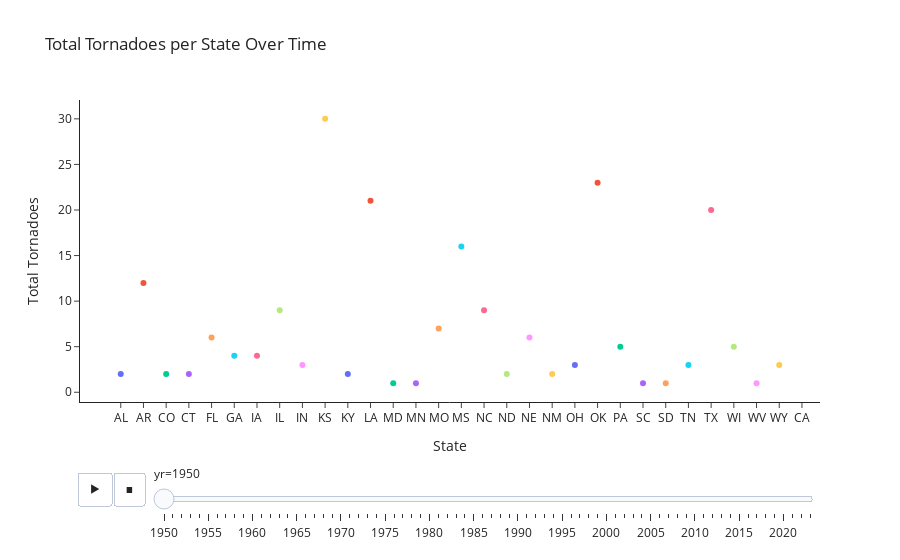

Notebook code for this chart:
### Markdown cell above
create animated bubble chart

### Code cell
fig = px.scatter (
    tornado_data, 
    x = "st", 
    y = "total_tornadoes", 
    color = "st", 
    animation_frame = "yr", 
    size_max = 40, 
    title = "Total Tornadoes per State Over Time", 
    labels = {"st": "State", "total_tornadoes": "Total Tornadoes"}
)

fig.update_layout (
    xaxis = dict(title = "State"), 
    yaxis = dict(title = "Total Tornadoes"), 
    showlegend = False, 
    template = "simple_white"
)

### Figure 1 — Plotly figure (JSON) as saved in the notebook; plotly's stock layout.template omitted (floating-point values rounded to 4 significant figures)
{"data": [{"hovertemplate": "State=%{x}<br>yr=1950<br>Total Tornadoes=%{y}<extra></extra>", "legendgroup": "AL", "marker": {"color": "#636efa", "symbol": "circle"}, "mode": "markers", "name": "AL", "orientation": "v", "showlegend": true, "type": "scatter", "x": ["AL"], "xaxis": "x", "y": [2], "yaxis": "y"}, {"hovertemplate": "State=%{x}<br>yr=1950<br>Total Tornadoes=%{y}<extra></extra>", "legendgroup": "AR", "marker": {"color": "#EF553B", "symbol": "circle"}, "mode": "markers", "name": "AR", "orientation": "v", "showlegend": true, "type": "scatter", "x": ["AR"], "xaxis": "x", "y": [12], "yaxis": "y"}, {"hovertemplate": "State=%{x}<br>yr=1950<br>Total Tornadoes=%{y}<extra></extra>", "legendgroup": "CO", "marker": {"color": "#00cc96", "symbol": "circle"}, "mode": "markers", "name": "CO", "orientation": "v", "showlegend": true, "type": "scatter", "x": ["CO"], "xaxis": "x", "y": [2], "yaxis": "y"}, {"hovertemplate": "State=%{x}<br>yr=1950<br>Total Tornadoes=%{y}<extra></extra>", "legendgroup": "CT", "marker": {"color": "#ab63fa", "symbol": "circle"}, "mode": "markers", "name": "CT", "orientation": "v", "showlegend": true, "type": "scatter", "x": ["CT"], "xaxis": "x", "y": [2], "yaxis": "y"}, {"hovertemplate": "State=%{x}<br>yr=1950<br>Total Tornadoes=%{y}<extra></extra>", "legendgroup": "FL", "marker": {"color": "#FFA15A", "symbol": "circle"}, "mode": "markers", "name": "FL", "orientation": "v", "showlegend": true, "type": "scatter", "x": ["FL"], "xaxis": "x", "y": [6], "yaxis": "y"}, {"hovertemplate": "State=%{x}<br>yr=1950<br>Total Tornadoes=%{y}<extra></extra>", "legendgroup": "GA", "marker": {"color": "#19d3f3", "symbol": "circle"}, "mode": "markers", "name": "GA", "orientation": "v", "showlegend": true, "type": "scatter", "x": ["GA"], "xaxis": "x", "y": [4], "yaxis": "y"}, {"hovertemplate": "State=%{x}<br>yr=1950<br>Total Tornadoes=%{y}<extra></extra>", "legendgroup": "IA", "marker": {"color": "#FF6692", "symbol": "circle"}, "mode": "markers", "name": "IA", "orientation": "v", "showlegend": true, "type": "scatter", "x": ["IA"], "xaxis": "x", "y": [4], "yaxis": "y"}, {"hovertemplate": "State=%{x}<br>yr=1950<br>Total Tornadoes=%{y}<extra></extra>", "legendgroup": "IL", "marker": {"color": "#B6E880", "symbol": "circle"}, "mode": "markers", "name": "IL", "orientation": "v", "showlegend": true, "type": "scatter", "x": ["IL"], "xaxis": "x", "y": [9], "yaxis": "y"}, {"hovertemplate": "State=%{x}<br>yr=1950<br>Total Tornadoes=%{y}<extra></extra>", "legendgroup": "IN", "marker": {"color": "#FF97FF", "symbol": "circle"}, "mode": "markers", "name": "IN", "orientation": "v", "showlegend": true, "type": "scatter", "x": ["IN"], "xaxis": "x", "y": [3], "yaxis": "y"}, {"hovertemplate": "State=%{x}<br>yr=1950<br>Total Tornadoes=%{y}<extra></extra>", "legendgroup": "KS", "marker": {"color": "#FECB52", "symbol": "circle"}, "mode": "markers", "name": "KS", "orientation": "v", "showlegend": true, "type": "scatter", "x": ["KS"], "xaxis": "x", "y": [30], "yaxis": "y"}, {"hovertemplate": "State=%{x}<br>yr=1950<br>Total Tornadoes=%{y}<extra></extra>", "legendgroup": "KY", "marker": {"color": "#636efa", "symbol": "circle"}, "mode": "markers", "name": "KY", "orientation": "v", "showlegend": true, "type": "scatter", "x": ["KY"], "xaxis": "x", "y": [2], "yaxis": "y"}, {"hovertemplate": "State=%{x}<br>yr=1950<br>Total Tornadoes=%{y}<extra></extra>", "legendgroup": "LA", "marker": {"color": "#EF553B", "symbol": "circle"}, "mode": "markers", "name": "LA", "orientation": "v", "showlegend": true, "type": "scatter", "x": ["LA"], "xaxis": "x", "y": [21], "yaxis": "y"}, {"hovertemplate": "State=%{x}<br>yr=1950<br>Total Tornadoes=%{y}<extra></extra>", "legendgroup": "MD", "marker": {"color": "#00cc96", "symbol": "circle"}, "mode": "markers", "name": "MD", "orientation": "v", "showlegend": true, "type": "scatter", "x": ["MD"], "xaxis": "x", "y": [1], "yaxis": "y"}, {"hovertemplate": "State=%{x}<br>yr=1950<br>Total Tornadoes=%{y}<extra></extra>", "legendgroup": "MN", "marker": {"color": "#ab63fa", "symbol": "circle"}, "mode": "markers", "name": "MN", "orientation": "v", "showlegend": true, "type": "scatter", "x": ["MN"], "xaxis": "x", "y": [1], "yaxis": "y"}, {"hovertemplate": "State=%{x}<br>yr=1950<br>Total Tornadoes=%{y}<extra></extra>", "legendgroup": "MO", "marker": {"color": "#FFA15A", "symbol": "circle"}, "mode": "markers", "name": "MO", "orientation": "v", "showlegend": true, "type": "scatter", "x": ["MO"], "xaxis": "x", "y": [7], "yaxis": "y"}, {"hovertemplate": "State=%{x}<br>yr=1950<br>Total Tornadoes=%{y}<extra></extra>", "legendgroup": "MS", "marker": {"color": "#19d3f3", "symbol": "circle"}, "mode": "markers", "name": "MS", "orientation": "v", "showlegend": true, "type": "scatter", "x": ["MS"], "xaxis": "x", "y": [16], "yaxis": "y"}, {"hovertemplate": "State=%{x}<br>yr=1950<br>Total Tornadoes=%{y}<extra></extra>", "legendgroup": "NC", "marker": {"color": "#FF6692", "symbol": "circle"}, "mode": "markers", "name": "NC", "orientation": "v", "showlegend": true, "type": "scatter", "x": ["NC"], "xaxis": "x", "y": [9], "yaxis": "y"}, {"hovertemplate": "State=%{x}<br>yr=1950<br>Total Tornadoes=%{y}<extra></extra>", "legendgroup": "ND", "marker": {"color": "#B6E880", "symbol": "circle"}, "mode": "markers", "name": "ND", "orientation": "v", "showlegend": true, "type": "scatter", "x": ["ND"], "xaxis": "x", "y": [2], "yaxis": "y"}, {"hovertemplate": "State=%{x}<br>yr=1950<br>Total Tornadoes=%{y}<extra></extra>", "legendgroup": "NE", "marker": {"color": "#FF97FF", "symbol": "circle"}, "mode": "markers", "name": "NE", "orientation": "v", "showlegend": true, "type": "scatter", "x": ["NE"], "xaxis": "x", "y": [6], "yaxis": "y"}, {"hovertemplate": "State=%{x}<br>yr=1950<br>Total Tornadoes=%{y}<extra></extra>", "legendgroup": "NM", "marker": {"color": "#FECB52", "symbol": "circle"}, "mode": "markers", "name": "NM", "orientation": "v", "showlegend": true, "type": "scatter", "x": ["NM"], "xaxis": "x", "y": [2], "yaxis": "y"}, {"hovertemplate": "State=%{x}<br>yr=1950<br>Total Tornadoes=%{y}<extra></extra>", "legendgroup": "OH", "marker": {"color": "#636efa", "symbol": "circle"}, "mode": "markers", "name": "OH", "orientation": "v", "showlegend": true, "type": "scatter", "x": ["OH"], "xaxis": "x", "y": [3], "yaxis": "y"}, {"hovertemplate": "State=%{x}<br>yr=1950<br>Total Tornadoes=%{y}<extra></extra>", "legendgroup": "OK", "marker": {"color": "#EF553B", "symbol": "circle"}, "mode": "markers", "name": "OK", "orientation": "v", "showlegend": true, "type": "scatter", "x": ["OK"], "xaxis": "x", "y": [23], "yaxis": "y"}, {"hovertemplate": "State=%{x}<br>yr=1950<br>Total Tornadoes=%{y}<extra></extra>", "legendgroup": "PA", "marker": {"color": "#00cc96", "symbol": "circle"}, "mode": "markers", "name": "PA", "orientation": "v", "showlegend": true, "type": "scatter", "x": ["PA"], "xaxis": "x", "y": [5], "yaxis": "y"}, {"hovertemplate": "State=%{x}<br>yr=1950<br>Total Tornadoes=%{y}<extra></extra>", "legendgroup": "SC", "marker": {"color": "#ab63fa", "symbol": "circle"}, "mode": "markers", "name": "SC", "orientation": "v", "showlegend": true, "type": "scatter", "x": ["SC"], "xaxis": "x", "y": [1], "yaxis": "y"}, {"hovertemplate": "State=%{x}<br>yr=1950<br>Total Tornadoes=%{y}<extra></extra>", "legendgroup": "SD", "marker": {"color": "#FFA15A", "symbol": "circle"}, "mode": "markers", "name": "SD", "orientation": "v", "showlegend": true, "type": "scatter", "x": ["SD"], "xaxis": "x", "y": [1], "yaxis": "y"}, {"hovertemplate": "State=%{x}<br>yr=1950<br>Total Tornadoes=%{y}<extra></extra>", "legendgroup": "TN", "marker": {"color": "#19d3f3", "symbol": "circle"}, "mode": "markers", "name": "TN", "orientation": "v", "showlegend": true, "type": "scatter", "x": ["TN"], "xaxis": "x", "y": [3], "yaxis": "y"}, {"hovertemplate": "State=%{x}<br>yr=1950<br>Total Tornadoes=%{y}<extra></extra>", "legendgroup": "TX", "marker": {"color": "#FF6692", "symbol": "circle"}, "mode": "markers", "name": "TX", "orientation": "v", "showlegend": true, "type": "scatter", "x": ["TX"], "xaxis": "x", "y": [20], "yaxis": "y"}, {"hovertemplate": "State=%{x}<br>yr=1950<br>Total Tornadoes=%{y}<extra></extra>", "legendgroup": "WI", "marker": {"color": "#B6E880", "symbol": "circle"}, "mode": "markers", "name": "WI", "orientation": "v", "showlegend": true, "type": "scatter", "x": ["WI"], "xaxis": "x", "y": [5], "yaxis": "y"}, {"hovertemplate": "State=%{x}<br>yr=1950<br>Total Tornadoes=%{y}<extra></extra>", "legendgroup": "WV", "marker": {"color": "#FF97FF", "symbol": "circle"}, "mode": "markers", "name": "WV", "orientation": "v", "showlegend": true, "type": "scatter", "x": ["WV"], "xaxis": "x", "y": [1], "yaxis": "y"}, {"hovertemplate": "State=%{x}<br>yr=1950<br>Total Tornadoes=%{y}<extra></extra>", "legendgroup": "WY", "marker": {"color": "#FECB52", "symbol": "circle"}, "mode": "markers", "name": "WY", "orientation": "v", "showlegend": true, "type": "scatter", "x": ["WY"], "xaxis": "x", "y": [3], "yaxis": "y"}], "layout": {"legend": {"title": {"text": "State"}, "tracegroupgap": 0}, "showlegend": false, "sliders": [{"active": 0, "currentvalue": {"prefix": "yr="}, "len": 0.9, "pad": {"b": 10, "t": 60}, "steps": [{"args": [["1950"], {"frame": {"duration": 0, "redraw": false}, "fromcurrent": true, "mode": "immediate", "transition": {"duration": 0, "easing": "linear"}}], "label": "1950", "method": "animate"}, {"args": [["1951"], {"frame": {"duration": 0, "redraw": false}, "fromcurrent": true, "mode": "immediate", "transition": {"duration": 0, "easing": "linear"}}], "label": "1951", "method": "animate"}, {"args": [["1952"], {"frame": {"duration": 0, "redraw": false}, "fromcurrent": true, "mode": "immediate", "transition": {"duration": 0, "easing": "linear"}}], "label": "1952", "method": "animate"}, {"args": [["1953"], {"frame": {"duration": 0, "redraw": false}, "fromcurrent": true, "mode": "immediate", "transition": {"duration": 0, "easing": "linear"}}], "label": "1953", "method": "animate"}, {"args": [["1954"], {"frame": {"duration": 0, "redraw": false}, "fromcurrent": true, "mode": "immediate", "transition": {"duration": 0, "easing": "linear"}}], "label": "1954", "method": "animate"}, {"args": [["1955"], {"frame": {"duration": 0, "redraw": false}, "fromcurrent": true, "mode": "immediate", "transition": {"duration": 0, "easing": "linear"}}], "label": "1955", "method": "animate"}, {"args": [["1956"], {"frame": {"duration": 0, "redraw": false}, "fromcurrent": true, "mode": "immediate", "transition": {"duration": 0, "easing": "linear"}}], "label": "1956", "method": "animate"}, {"args": [["1957"], {"frame": {"duration": 0, "redraw": false}, "fromcurrent": true, "mode": "immediate", "transition": {"duration": 0, "easing": "linear"}}], "label": "1957", "method": "animate"}, {"args": [["1958"], {"frame": {"duration": 0, "redraw": false}, "fromcurrent": true, "mode": "immediate", "transition": {"duration": 0, "easing": "linear"}}], "label": "1958", "method": "animate"}, {"args": [["1959"], {"frame": {"duration": 0, "redraw": false}, "fromcurrent": true, "mode": "immediate", "transition": {"duration": 0, "easing": "linear"}}], "label": "1959", "method": "animate"}, {"args": [["1960"], {"frame": {"duration": 0, "redraw": false}, "fromcurrent": true, "mode": "immediate", "transition": {"duration": 0, "easing": "linear"}}], "label": "1960", "method": "animate"}, {"args": [["1961"], {"frame": {"duration": 0, "redraw": false}, "fromcurrent": true, "mode": "immediate", "transition": {"duration": 0, "easing": "linear"}}], "label": "1961", "method": "animate"}, {"args": [["1962"], {"frame": {"duration": 0, "redraw": false}, "fromcurrent": true, "mode": "immediate", "transition": {"duration": 0, "easing": "linear"}}], "label": "1962", "method": "animate"}, {"args": [["1963"], {"frame": {"duration": 0, "redraw": false}, "fromcurrent": true, "mode": "immediate", "transition": {"duration": 0, "easing": "linear"}}], "label": "1963", "method": "animate"}, {"args": [["1964"], {"frame": {"duration": 0, "redraw": false}, "fromcurrent": true, "mode": "immediate", "transition": {"duration": 0, "easing": "linear"}}], "label": "1964", "method": "animate"}, {"args": [["1965"], {"frame": {"duration": 0, "redraw": false}, "fromcurrent": true, "mode": "immediate", "transition": {"duration": 0, "easing": "linear"}}], "label": "1965", "method": "animate"}, {"args": [["1966"], {"frame": {"duration": 0, "redraw": false}, "fromcurrent": true, "mode": "immediate", "transition": {"duration": 0, "easing": "linear"}}], "label": "1966", "method": "animate"}, {"args": [["1967"], {"frame": {"duration": 0, "redraw": false}, "fromcurrent": true, "mode": "immediate", "transition": {"duration": 0, "easing": "linear"}}], "label": "1967", "method": "animate"}, {"args": [["1968"], {"frame": {"duration": 0, "redraw": false}, "fromcurrent": true, "mode": "immediate", "transition": {"duration": 0, "easing": "linear"}}], "label": "1968", "method": "animate"}, {"args": [["1969"], {"frame": {"duration": 0, "redraw": false}, "fromcurrent": true, "mode": "immediate", "transition": {"duration": 0, "easing": "linear"}}], "label": "1969", "method": "animate"}, {"args": [["1970"], {"frame": {"duration": 0, "redraw": false}, "fromcurrent": true, "mode": "immediate", "transition": {"duration": 0, "easing": "linear"}}], "label": "1970", "method": "animate"}, {"args": [["1971"], {"frame": {"duration": 0, "redraw": false}, "fromcurrent": true, "mode": "immediate", "transition": {"duration": 0, "easing": "linear"}}], "label": "1971", "method": "animate"}, {"args": [["1972"], {"frame": {"duration": 0, "redraw": false}, "fromcurrent": true, "mode": "immediate", "transition": {"duration": 0, "easing": "linear"}}], "label": "1972", "method": "animate"}, {"args": [["1973"], {"frame": {"duration": 0, "redraw": false}, "fromcurrent": true, "mode": "immediate", "transition": {"duration": 0, "easing": "linear"}}], "label": "1973", "method": "animate"}, {"args": [["1974"], {"frame": {"duration": 0, "redraw": false}, "fromcurrent": true, "mode": "immediate", "transition": {"duration": 0, "easing": "linear"}}], "label": "1974", "method": "animate"}, {"args": [["1975"], {"frame": {"duration": 0, "redraw": false}, "fromcurrent": true, "mode": "immediate", "transition": {"duration": 0, "easing": "linear"}}], "label": "1975", "method": "animate"}, {"args": [["1976"], {"frame": {"duration": 0, "redraw": false}, "fromcurrent": true, "mode": "immediate", "transition": {"duration": 0, "easing": "linear"}}], "label": "1976", "method": "animate"}, {"args": [["1977"], {"frame": {"duration": 0, "redraw": false}, "fromcurrent": true, "mode": "immediate", "transition": {"duration": 0, "easing": "linear"}}], "label": "1977", "method": "animate"}, {"args": [["1978"], {"frame": {"duration": 0, "redraw": false}, "fromcurrent": true, "mode": "immediate", "transition": {"duration": 0, "easing": "linear"}}], "label": "1978", "method": "animate"}, {"args": [["1979"], {"frame": {"duration": 0, "redraw": false}, "fromcurrent": true, "mode": "immediate", "transition": {"duration": 0, "easing": "linear"}}], "label": "1979", "method": "animate"}, {"args": [["1980"], {"frame": {"duration": 0, "redraw": false}, "fromcurrent": true, "mode": "immediate", "transition": {"duration": 0, "easing": "linear"}}], "label": "1980", "method": "animate"}, {"args": [["1981"], {"frame": {"duration": 0, "redraw": false}, "fromcurrent": true, "mode": "immediate", "transition": {"duration": 0, "easing": "linear"}}], "label": "1981", "method": "animate"}, {"args": [["1982"], {"frame": {"duration": 0, "redraw": false}, "fromcurrent": true, "mode": "immediate", "transition": {"duration": 0, "easing": "linear"}}], "label": "1982", "method": "animate"}, {"args": [["1983"], {"frame": {"duration": 0, "redraw": false}, "fromcurrent": true, "mode": "immediate", "transition": {"duration": 0, "easing": "linear"}}], "label": "1983", "method": "animate"}, {"args": [["1984"], {"frame": {"duration": 0, "redraw": false}, "fromcurrent": true, "mode": "immediate", "transition": {"duration": 0, "easing": "linear"}}], "label": "1984", "method": "animate"}, {"args": [["1985"], {"frame": {"duration": 0, "redraw": false}, "fromcurrent": true, "mode": "immediate", "transition": {"duration": 0, "easing": "linear"}}], "label": "1985", "method": "animate"}, {"args": [["1986"], {"frame": {"duration": 0, "redraw": false}, "fromcurrent": true, "mode": "immediate", "transition": {"duration": 0, "easing": "linear"}}], "label": "1986", "method": "animate"}, {"args": [["1987"], {"frame": {"duration": 0, "redraw": false}, "fromcurrent": true, "mode": "immediate", "transition": {"duration": 0, "easing": "linear"}}], "label": "1987", "method": "animate"}, {"args": [["1988"], {"frame": {"duration": 0, "redraw": false}, "fromcurrent": true, "mode": "immediate", "transition": {"duration": 0, "easing": "linear"}}], "label": "1988", "method": "animate"}, {"args": [["1989"], {"frame": {"duration": 0, "redraw": false}, "fromcurrent": true, "mode": "immediate", "transition": {"duration": 0, "easing": "linear"}}], "label": "1989", "method": "animate"}, {"args": [["1990"], {"frame": {"duration": 0, "redraw": false}, "fromcurrent": true, "mode": "immediate", "transition": {"duration": 0, "easing": "linear"}}], "label": "1990", "method": "animate"}, {"args": [["1991"], {"frame": {"duration": 0, "redraw": false}, "fromcurrent": true, "mode": "immediate", "transition": {"duration": 0, "easing": "linear"}}], "label": "1991", "method": "animate"}, {"args": [["1992"], {"frame": {"duration": 0, "redraw": false}, "fromcurrent": true, "mode": "immediate", "transition": {"duration": 0, "easing": "linear"}}], "label": "1992", "method": "animate"}, {"args": [["1993"], {"frame": {"duration": 0, "redraw": false}, "fromcurrent": true, "mode": "immediate", "transition": {"duration": 0, "easing": "linear"}}], "label": "1993", "method": "animate"}, {"args": [["1994"], {"frame": {"duration": 0, "redraw": false}, "fromcurrent": true, "mode": "immediate", "transition": {"duration": 0, "easing": "linear"}}], "label": "1994", "method": "animate"}, {"args": [["1995"], {"frame": {"duration": 0, "redraw": false}, "fromcurrent": true, "mode": "immediate", "transition": {"duration": 0, "easing": "linear"}}], "label": "1995", "method": "animate"}, {"args": [["1996"], {"frame": {"duration": 0, "redraw": false}, "fromcurrent": true, "mode": "immediate", "transition": {"duration": 0, "easing": "linear"}}], "label": "1996", "method": "animate"}, {"args": [["1997"], {"frame": {"duration": 0, "redraw": false}, "fromcurrent": true, "mode": "immediate", "transition": {"duration": 0, "easing": "linear"}}], "label": "1997", "method": "animate"}, {"args": [["1998"], {"frame": {"duration": 0, "redraw": false}, "fromcurrent": true, "mode": "immediate", "transition": {"duration": 0, "easing": "linear"}}], "label": "1998", "method": "animate"}, {"args": [["1999"], {"frame": {"duration": 0, "redraw": false}, "fromcurrent": true, "mode": "immediate", "transition": {"duration": 0, "easing": "linear"}}], "label": "1999", "method": "animate"}, {"args": [["2000"], {"frame": {"duration": 0, "redraw": false}, "fromcurrent": true, "mode": "immediate", "transition": {"duration": 0, "easing": "linear"}}], "label": "2000", "method": "animate"}, {"args": [["2001"], {"frame": {"duration": 0, "redraw": false}, "fromcurrent": true, "mode": "immediate", "transition": {"duration": 0, "easing": "linear"}}], "label": "2001", "method": "animate"}, {"args": [["2002"], {"frame": {"duration": 0, "redraw": false}, "fromcurrent": true, "mode": "immediate", "transition": {"duration": 0, "easing": "linear"}}], "label": "2002", "method": "animate"}, {"args": [["2003"], {"frame": {"duration": 0, "redraw": false}, "fromcurrent": true, "mode": "immediate", "transition": {"duration": 0, "easing": "linear"}}], "label": "2003", "method": "animate"}, {"args": [["2004"], {"frame": {"duration": 0, "redraw": false}, "fromcurrent": true, "mode": "immediate", "transition": {"duration": 0, "easing": "linear"}}], "label": "2004", "method": "animate"}, {"args": [["2005"], {"frame": {"duration": 0, "redraw": false}, "fromcurrent": true, "mode": "immediate", "transition": {"duration": 0, "easing": "linear"}}], "label": "2005", "method": "animate"}, {"args": [["2006"], {"frame": {"duration": 0, "redraw": false}, "fromcurrent": true, "mode": "immediate", "transition": {"duration": 0, "easing": "linear"}}], "label": "2006", "method": "animate"}, {"args": [["2007"], {"frame": {"duration": 0, "redraw": false}, "fromcurrent": true, "mode": "immediate", "transition": {"duration": 0, "easing": "linear"}}], "label": "2007", "method": "animate"}, {"args": [["2008"], {"frame": {"duration": 0, "redraw": false}, "fromcurrent": true, "mode": "immediate", "transition": {"duration": 0, "easing": "linear"}}], "label": "2008", "method": "animate"}, {"args": [["2009"], {"frame": {"duration": 0, "redraw": false}, "fromcurrent": true, "mode": "immediate", "transition": {"duration": 0, "easing": "linear"}}], "label": "2009", "method": "animate"}, {"args": [["2010"], {"frame": {"duration": 0, "redraw": false}, "fromcurrent": true, "mode": "immediate", "transition": {"duration": 0, "easing": "linear"}}], "label": "2010", "method": "animate"}, {"args": [["2011"], {"frame": {"duration": 0, "redraw": false}, "fromcurrent": true, "mode": "immediate", "transition": {"duration": 0, "easing": "linear"}}], "label": "2011", "method": "animate"}, {"args": [["2012"], {"frame": {"duration": 0, "redraw": false}, "fromcurrent": true, "mode": "immediate", "transition": {"duration": 0, "easing": "linear"}}], "label": "2012", "method": "animate"}, {"args": [["2013"], {"frame": {"duration": 0, "redraw": false}, "fromcurrent": true, "mode": "immediate", "transition": {"duration": 0, "easing": "linear"}}], "label": "2013", "method": "animate"}, {"args": [["2014"], {"frame": {"duration": 0, "redraw": false}, "fromcurrent": true, "mode": "immediate", "transition": {"duration": 0, "easing": "linear"}}], "label": "2014", "method": "animate"}, {"args": [["2015"], {"frame": {"duration": 0, "redraw": false}, "fromcurrent": true, "mode": "immediate", "transition": {"duration": 0, "easing": "linear"}}], "label": "2015", "method": "animate"}, {"args": [["2016"], {"frame": {"duration": 0, "redraw": false}, "fromcurrent": true, "mode": "immediate", "transition": {"duration": 0, "easing": "linear"}}], "label": "2016", "method": "animate"}, {"args": [["2017"], {"frame": {"duration": 0, "redraw": false}, "fromcurrent": true, "mode": "immediate", "transition": {"duration": 0, "easing": "linear"}}], "label": "2017", "method": "animate"}, {"args": [["2018"], {"frame": {"duration": 0, "redraw": false}, "fromcurrent": true, "mode": "immediate", "transition": {"duration": 0, "easing": "linear"}}], "label": "2018", "method": "animate"}, {"args": [["2019"], {"frame": {"duration": 0, "redraw": false}, "fromcurrent": true, "mode": "immediate", "transition": {"duration": 0, "easing": "linear"}}], "label": "2019", "method": "animate"}, {"args": [["2020"], {"frame": {"duration": 0, "redraw": false}, "fromcurrent": true, "mode": "immediate", "transition": {"duration": 0, "easing": "linear"}}], "label": "2020", "method": "animate"}, {"args": [["2021"], {"frame": {"duration": 0, "redraw": false}, "fromcurrent": true, "mode": "immediate", "transition": {"duration": 0, "easing": "linear"}}], "label": "2021", "method": "animate"}, {"args": [["2022"], {"frame": {"duration": 0, "redraw": false}, "fromcurrent": true, "mode": "immediate", "transition": {"duration": 0, "easing": "linear"}}], "label": "2022", "method": "animate"}, {"args": [["2023"], {"frame": {"duration": 0, "redraw": false}, "fromcurrent": true, "mode": "immediate", "transition": {"duration": 0, "easing": "linear"}}], "label": "2023", "method": "animate"}], "x": 0.1, "xanchor": "left", "y": 0, "yanchor": "top"}], "title": {"text": "Total Tornadoes per State Over Time"}, "updatemenus": [{"buttons": [{"args": [null, {"frame": {"duration": 500, "redraw": false}, "fromcurrent": true, "mode": "immediate", "transition": {"duration": 500, "easing": "linear"}}], "label": "&#9654;", "method": "animate"}, {"args": [[null], {"frame": {"duration": 0, "redraw": false}, "fromcurrent": true, "mode": "immediate", "transition": {"duration": 0, "easing": "linear"}}], "label": "&#9724;", "method": "animate"}], "direction": "left", "pad": {"r": 10, "t": 70}, "showactive": false, "type": "buttons", "x": 0.1, "xanchor": "right", "y": 0, "yanchor": "top"}], "xaxis": {"anchor": "y", "categoryarray": ["AL", "AR", "CO", "CT", "FL", "GA", "IA", "IL", "IN", "KS", "KY", "LA", "MD", "MN", "MO", "MS", "NC", "ND", "NE", "NM", "OH", "OK", "PA", "SC", "SD", "TN", "TX", "WI", "WV", "WY", "CA", "MA", "MI", "NH", "NJ", "OR", "VA", "AZ", "MT", "NY", "ME", "UT", "VT", "DE", "ID", "WA", "HI", "AK", "PR", "NV", "RI", "DC", "VI"], "categoryorder": "array", "domain": [0, 1], "title": {"text": "State"}}, "yaxis": {"anchor": "x", "domain": [0, 1], "title": {"text": "Total Tornadoes"}}}}
